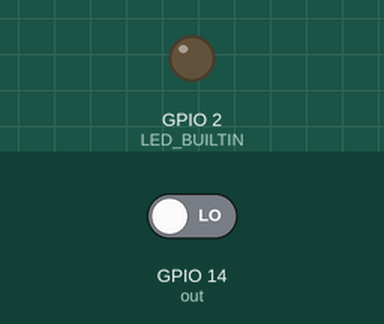
The sketch below on a simulated ESP8266 (NodeMCU). On the bench: output pins drawn as LEDs (lit = HIGH, except the on-board LED, lit = LOW). The inputs (shaded band) are chosen by the test bench; at power-on: GPIO 14 (out) LOW. WiFi joins after 1.5 s; servers stay silent unless stated; pins used as bus, display or sensor lines are not drawn.

Above: at 3.2 s.
At 8.45 s:
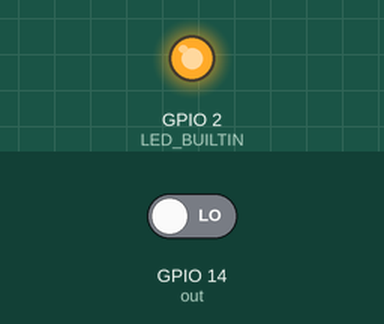
Timing chart, 0 to 9.6 s (numbered marks = the images above):
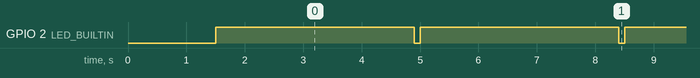

Measured:
- by itself, GPIO 2 (LED_BUILTIN): alternates HIGH for 3.4 s and LOW for 0.10 s

The sketch:

maRs_nov14a.ino
```cpp
#include "arduino_secrets.h"
/*
  Sketch generated by the Arduino IoT Cloud Thing "Untitled"
  https://create.arduino.cc/cloud/things/fb634ae8-e18f-436e-aab4-912ec53b2f87

  Arduino IoT Cloud Variables description

  The following variables are automatically generated and updated when changes are made to the Thing

  CloudSwitch toggle;
  int bLUE;
  int gREEN;
  int rED;
  bool status_check;

  Variables which are marked as READ/WRITE in the Cloud Thing will also have functions
  which are called when their values are changed from the Dashboard.
  These functions are generated with the Thing and added at the end of this sketch.
*/

#include "thingProperties.h"
#define S0 16
#define S1 5
#define S2 4
#define S3 0
#define out 14
//int red=0,green=0,blue=0;

void setup() {
  pinMode(LED_BUILTIN,OUTPUT);
  pinMode(S0,OUTPUT);
  pinMode(S1,OUTPUT);
  pinMode(S2,OUTPUT);
  pinMode(S3,OUTPUT);
  pinMode(out,INPUT);
  digitalWrite(S0,HIGH);
  digitalWrite(S1,LOW);
  // Initialize serial and wait for port to open:
  Serial.begin(9600);
  // This delay gives the chance to wait for a Serial Monitor without blocking if none is found
  delay(1500);

  // Defined in thingProperties.h
  initProperties();

  // Connect to Arduino IoT Cloud
  ArduinoCloud.begin(ArduinoIoTPreferredConnection);

  /*
     The following function allows you to obtain more information
     related to the state of network and IoT Cloud connection and errors
     the higher number the more granular information you’ll get.
     The default is 0 (only errors).
     Maximum is 4
 */
  setDebugMessageLevel(2);
  ArduinoCloud.printDebugInfo();
}

void loop() {
  ArduinoCloud.update();
  // Your code here
   digitalWrite(LED_BUILTIN,HIGH);
  delay(100);
  digitalWrite(S2,LOW);
  digitalWrite(S3,LOW);
  rED=pulseIn(out,LOW);
  delay(100);
  digitalWrite(S2,HIGH);
  digitalWrite(S3,HIGH);
  gREEN=pulseIn(out,LOW);
  delay(100);
  digitalWrite(S2,LOW);
  digitalWrite(S3,HIGH);
  bLUE=pulseIn(out,LOW);
  delay(100);
  /*Serial.print("RED= ");
  Serial.print(red);
  Serial.print("\tGREEN= ");
  Serial.print(green);
  Serial.print("\tBLUE= ");
  Serial.print(blue);
  Serial.print("\n"); */
  digitalWrite(LED_BUILTIN,LOW);
  delay(100);
}


/*
  Since Toggle is READ_WRITE variable, onToggleChange() is
  executed every time a new value is received from IoT Cloud.
*/
void onToggleChange()  {
  // Add your code here to act upon Toggle change
}
```

arduino_secrets.h
```cpp
#define SECRET_SSID ""
#define SECRET_OPTIONAL_PASS ""
#define SECRET_DEVICE_KEY ""
```

thingProperties.h
```cpp
// Code generated by Arduino IoT Cloud, DO NOT EDIT.

#include <ArduinoIoTCloud.h>
#include <Arduino_ConnectionHandler.h>

const char DEVICE_LOGIN_NAME[]  = "6e1ab6e8-81aa-4560-811e-6fa2fc4bb680";

const char SSID[]               = SECRET_SSID;    // Network SSID (name)
const char PASS[]               = SECRET_OPTIONAL_PASS;    // Network password (use for WPA, or use as key for WEP)
const char DEVICE_KEY[]  = SECRET_DEVICE_KEY;    // Secret device password

void onToggleChange();

CloudSwitch toggle;
int bLUE;
int gREEN;
int rED;
bool status_check;

void initProperties(){

  ArduinoCloud.setBoardId(DEVICE_LOGIN_NAME);
  ArduinoCloud.setSecretDeviceKey(DEVICE_KEY);
  ArduinoCloud.addProperty(toggle, READWRITE, ON_CHANGE, onToggleChange, 1);
  ArduinoCloud.addProperty(bLUE, READ, ON_CHANGE, NULL);
  ArduinoCloud.addProperty(gREEN, READ, ON_CHANGE, NULL);
  ArduinoCloud.addProperty(rED, READ, ON_CHANGE, NULL);
  ArduinoCloud.addProperty(status_check, READ, ON_CHANGE, NULL);

}

WiFiConnectionHandler ArduinoIoTPreferredConnection(SSID, PASS);
```
